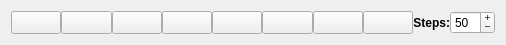
        <widget class="QWidget" name="layoutWidget">
         <property name="geometry">
          <rect>
           <x>80</x>
           <y>20</y>
           <width>506</width>
           <height>34</height>
          </rect>
         </property>
         <layout class="QHBoxLayout" name="navigationLayout">
          <property name="spacing">
           <number>0</number>
          </property>
          <item>
           <widget class="QToolButton" name="navUpButton">
            <property name="enabled">
             <bool>true</bool>
            </property>
            <property name="sizePolicy">
             <sizepolicy hsizetype="MinimumExpanding" vsizetype="Fixed">
              <horstretch>0</horstretch>
              <verstretch>0</verstretch>
             </sizepolicy>
            </property>
            <property name="maximumSize">
             <size>
              <width>55</width>
              <height>25</height>
             </size>
            </property>
            <property name="font">
             <font>
              <family>Symbol</family>
              <pointsize>12</pointsize>
              <weight>75</weight>
              <bold>true</bold>
             </font>
            </property>
            <property name="cursor">
             <cursorShape>ArrowCursor</cursorShape>
            </property>
            <property name="mouseTracking">
             <bool>false</bool>
            </property>
            <property name="toolTip">
             <string>&lt;html&gt;&lt;head/&gt;&lt;body&gt;&lt;p&gt;Move maps up along Y-axis.&lt;/p&gt;&lt;p&gt;Shortcut: Ctrl+Up&lt;/p&gt;&lt;/body&gt;&lt;/html&gt;</string>
            </property>
            <property name="statusTip">
             <string/>
            </property>
            <property name="text">
             <string/>
            </property>
            <property name="iconSize">
             <size>
              <width>10</width>
              <height>10</height>
             </size>
            </property>
            <property name="shortcut">
             <string>Ctrl+Up</string>
            </property>
            <property name="autoRepeat">
             <bool>true</bool>
            </property>
           </widget>
          </item>
          <item>
           <widget class="QToolButton" name="navDownButton">
            <property name="enabled">
             <bool>true</bool>
            </property>
            <property name="sizePolicy">
             <sizepolicy hsizetype="MinimumExpanding" vsizetype="Fixed">
              <horstretch>0</horstretch>
              <verstretch>0</verstretch>
             </sizepolicy>
            </property>
            <property name="maximumSize">
             <size>
              <width>55</width>
              <height>25</height>
             </size>
            </property>
            <property name="font">
             <font>
              <family>Symbol</family>
              <pointsize>12</pointsize>
              <weight>75</weight>
              <bold>true</bold>
             </font>
            </property>
            <property name="toolTip">
             <string>&lt;html&gt;&lt;head/&gt;&lt;body&gt;&lt;p&gt;Move maps down along Y-axis&lt;/p&gt;&lt;p&gt;Shortcut: Ctrl+Down&lt;/p&gt;&lt;/body&gt;&lt;/html&gt;</string>
            </property>
            <property name="statusTip">
             <string/>
            </property>
            <property name="text">
             <string/>
            </property>
            <property name="iconSize">
             <size>
              <width>10</width>
              <height>10</height>
             </size>
            </property>
            <property name="shortcut">
             <string>Ctrl+Down</string>
            </property>
            <property name="autoRepeat">
             <bool>true</bool>
            </property>
           </widget>
          </item>
          <item>
           <widget class="QToolButton" name="navLeftButton">
            <property name="enabled">
             <bool>true</bool>
            </property>
            <property name="sizePolicy">
             <sizepolicy hsizetype="MinimumExpanding" vsizetype="Fixed">
              <horstretch>0</horstretch>
              <verstretch>0</verstretch>
             </sizepolicy>
            </property>
            <property name="maximumSize">
             <size>
              <width>55</width>
              <height>25</height>
             </size>
            </property>
            <property name="font">
             <font>
              <family>Symbol</family>
              <pointsize>12</pointsize>
              <weight>75</weight>
              <italic>false</italic>
              <bold>true</bold>
              <stylestrategy>PreferDefault</stylestrategy>
              <kerning>true</kerning>
             </font>
            </property>
            <property name="toolTip">
             <string>&lt;html&gt;&lt;head/&gt;&lt;body&gt;&lt;p&gt;Move maps left along X-axis&lt;/p&gt;&lt;p&gt;Shortcut: Ctrl+Left&lt;/p&gt;&lt;/body&gt;&lt;/html&gt;</string>
            </property>
            <property name="statusTip">
             <string/>
            </property>
            <property name="text">
             <string/>
            </property>
            <property name="iconSize">
             <size>
              <width>10</width>
              <height>10</height>
             </size>
            </property>
            <property name="shortcut">
             <string>Ctrl+Left</string>
            </property>
            <property name="autoRepeat">
             <bool>true</bool>
            </property>
           </widget>
          </item>
          <item>
           <widget class="QToolButton" name="navRightButton">
            <property name="enabled">
             <bool>true</bool>
            </property>
            <property name="sizePolicy">
             <sizepolicy hsizetype="MinimumExpanding" vsizetype="Fixed">
              <horstretch>0</horstretch>
              <verstretch>0</verstretch>
             </sizepolicy>
            </property>
            <property name="maximumSize">
             <size>
              <width>55</width>
              <height>25</height>
             </size>
            </property>
            <property name="font">
             <font>
              <family>Symbol</family>
              <pointsize>12</pointsize>
              <weight>75</weight>
              <bold>true</bold>
             </font>
            </property>
            <property name="toolTip">
             <string>&lt;html&gt;&lt;head/&gt;&lt;body&gt;&lt;p&gt;Move maps right along X-axis.&lt;/p&gt;&lt;p&gt;Shortcut: Ctrl+Right&lt;/p&gt;&lt;/body&gt;&lt;/html&gt;</string>
            </property>
            <property name="statusTip">
             <string/>
            </property>
            <property name="text">
             <string/>
            </property>
            <property name="iconSize">
             <size>
              <width>10</width>
              <height>10</height>
             </size>
            </property>
            <property name="shortcut">
             <string>Ctrl+Right</string>
            </property>
            <property name="autoRepeat">
             <bool>true</bool>
            </property>
           </widget>
          </item>
          <item>
           <widget class="QToolButton" name="navUpLeftButton">
            <property name="enabled">
             <bool>true</bool>
            </property>
            <property name="sizePolicy">
             <sizepolicy hsizetype="MinimumExpanding" vsizetype="Fixed">
              <horstretch>0</horstretch>
              <verstretch>0</verstretch>
             </sizepolicy>
            </property>
            <property name="maximumSize">
             <size>
              <width>55</width>
              <height>25</height>
             </size>
            </property>
            <property name="font">
             <font>
              <family>Serif</family>
              <pointsize>15</pointsize>
              <weight>75</weight>
              <bold>true</bold>
             </font>
            </property>
            <property name="toolTip">
             <string>&lt;html&gt;&lt;head/&gt;&lt;body&gt;&lt;p&gt;Move maps up and left along X- and Y-axis (up along off-diagonal).&lt;/p&gt;&lt;p&gt;Shortcut: Shift+Left&lt;/p&gt;&lt;/body&gt;&lt;/html&gt;</string>
            </property>
            <property name="statusTip">
             <string/>
            </property>
            <property name="text">
             <string/>
            </property>
            <property name="iconSize">
             <size>
              <width>10</width>
              <height>10</height>
             </size>
            </property>
            <property name="shortcut">
             <string>Shift+Left</string>
            </property>
            <property name="autoRepeat">
             <bool>true</bool>
            </property>
           </widget>
          </item>
          <item>
           <widget class="QToolButton" name="navDownRightButton">
            <property name="enabled">
             <bool>true</bool>
            </property>
            <property name="sizePolicy">
             <sizepolicy hsizetype="MinimumExpanding" vsizetype="Fixed">
              <horstretch>0</horstretch>
              <verstretch>0</verstretch>
             </sizepolicy>
            </property>
            <property name="maximumSize">
             <size>
              <width>55</width>
              <height>25</height>
             </size>
            </property>
            <property name="font">
             <font>
              <family>Serif</family>
              <pointsize>15</pointsize>
              <weight>75</weight>
              <bold>true</bold>
             </font>
            </property>
            <property name="toolTip">
             <string>&lt;html&gt;&lt;head/&gt;&lt;body&gt;&lt;p&gt;Move maps down and right along X- and Y-axis (down along off-diagonal).&lt;/p&gt;&lt;p&gt;Shortcut: Shift+Right&lt;/p&gt;&lt;/body&gt;&lt;/html&gt;</string>
            </property>
            <property name="statusTip">
             <string/>
            </property>
            <property name="text">
             <string/>
            </property>
            <property name="iconSize">
             <size>
              <width>10</width>
              <height>10</height>
             </size>
            </property>
            <property name="shortcut">
             <string>Shift+Right</string>
            </property>
            <property name="autoRepeat">
             <bool>true</bool>
            </property>
           </widget>
          </item>
          <item>
           <widget class="QToolButton" name="navDownLeftButton">
            <property name="enabled">
             <bool>true</bool>
            </property>
            <property name="sizePolicy">
             <sizepolicy hsizetype="MinimumExpanding" vsizetype="Fixed">
              <horstretch>0</horstretch>
              <verstretch>0</verstretch>
             </sizepolicy>
            </property>
            <property name="maximumSize">
             <size>
              <width>55</width>
              <height>25</height>
             </size>
            </property>
            <property name="font">
             <font>
              <family>Serif</family>
              <pointsize>15</pointsize>
              <weight>75</weight>
              <bold>true</bold>
             </font>
            </property>
            <property name="toolTip">
             <string>&lt;html&gt;&lt;head/&gt;&lt;body&gt;&lt;p&gt;Move maps down and left along X- and Y-axis (down along diagonal).&lt;/p&gt;&lt;p&gt;Shortcut: Shift+Down&lt;/p&gt;&lt;/body&gt;&lt;/html&gt;</string>
            </property>
            <property name="statusTip">
             <string/>
            </property>
            <property name="text">
             <string/>
            </property>
            <property name="iconSize">
             <size>
              <width>10</width>
              <height>10</height>
             </size>
            </property>
            <property name="shortcut">
             <string>Shift+Down</string>
            </property>
            <property name="autoRepeat">
             <bool>true</bool>
            </property>
           </widget>
          </item>
          <item>
           <widget class="QToolButton" name="navUpRightButton">
            <property name="enabled">
             <bool>true</bool>
            </property>
            <property name="sizePolicy">
             <sizepolicy hsizetype="MinimumExpanding" vsizetype="Fixed">
              <horstretch>0</horstretch>
              <verstretch>0</verstretch>
             </sizepolicy>
            </property>
            <property name="maximumSize">
             <size>
              <width>55</width>
              <height>25</height>
             </size>
            </property>
            <property name="font">
             <font>
              <family>Serif</family>
              <pointsize>15</pointsize>
              <weight>75</weight>
              <bold>true</bold>
             </font>
            </property>
            <property name="toolTip">
             <string>&lt;html&gt;&lt;head/&gt;&lt;body&gt;&lt;p&gt;Move maps up and right along X- and Y-axis (up along diagonal).&lt;/p&gt;&lt;p&gt;Shortcut: Shift+Up&lt;/p&gt;&lt;/body&gt;&lt;/html&gt;</string>
            </property>
            <property name="statusTip">
             <string/>
            </property>
            <property name="text">
             <string/>
            </property>
            <property name="iconSize">
             <size>
              <width>10</width>
              <height>10</height>
             </size>
            </property>
            <property name="shortcut">
             <string>Shift+Up</string>
            </property>
            <property name="autoRepeat">
             <bool>true</bool>
            </property>
           </widget>
          </item>
          <item>
           <widget class="QLabel" name="navStepsLabel">
            <property name="enabled">
             <bool>true</bool>
            </property>
            <property name="maximumSize">
             <size>
              <width>40</width>
              <height>16777215</height>
             </size>
            </property>
            <property name="font">
             <font>
              <weight>75</weight>
              <bold>true</bold>
             </font>
            </property>
            <property name="layoutDirection">
             <enum>Qt::LeftToRight</enum>
            </property>
            <property name="text">
             <string>Steps:</string>
            </property>
            <property name="alignment">
             <set>Qt::AlignRight|Qt::AlignTrailing|Qt::AlignVCenter</set>
            </property>
            <property name="wordWrap">
             <bool>false</bool>
            </property>
           </widget>
          </item>
          <item>
           <widget class="QSpinBox" name="navStepsSpinBox">
            <property name="enabled">
             <bool>true</bool>
            </property>
            <property name="maximumSize">
             <size>
              <width>45</width>
              <height>16777215</height>
             </size>
            </property>
            <property name="toolTip">
             <string>&lt;html&gt;&lt;head/&gt;&lt;body&gt;&lt;p&gt;The maps move by this number of steps in any directions.&lt;/p&gt;&lt;/body&gt;&lt;/html&gt;</string>
            </property>
            <property name="statusTip">
             <string/>
            </property>
            <property name="buttonSymbols">
             <enum>QAbstractSpinBox::PlusMinus</enum>
            </property>
            <property name="minimum">
             <number>1</number>
            </property>
            <property name="maximum">
             <number>500</number>
            </property>
            <property name="singleStep">
             <number>10</number>
            </property>
            <property name="value">
             <number>50</number>
            </property>
           </widget>
          </item>
         </layout>
        </widget>
